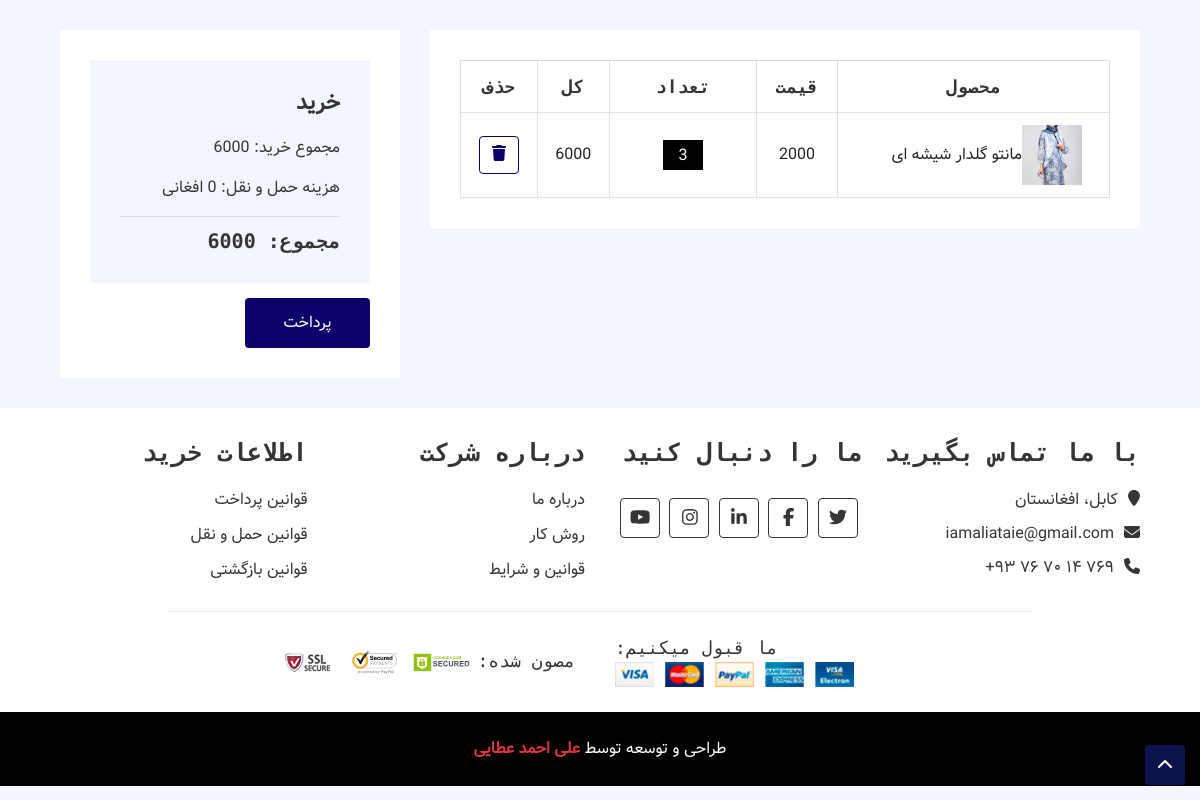
Page /open-order (signed in) on the committed database.
### novinfajr_order/models.py (models this page shows, shortened)
class OrderDetail(models.Model):
    order = models.ForeignKey(Order, on_delete=models.CASCADE)
    product = models.ForeignKey(Product, on_delete=models.CASCADE)
    price = models.IntegerField()
    count = models.IntegerField()
    def get_total(self):
        return self.price * self.count

class Order(models.Model):
    owner = models.ForeignKey(User, on_delete=models.CASCADE ,verbose_name='سفارش دهنده')
    payment_date = models.DateTimeField(auto_now=True, blank=True, verbose_name='تاریخ پرداخت')
    is_paid = models.BooleanField(default=False, verbose_name='پرداخت شده/پرداخت نشده')
    def get_order_total(self):
        amount = 0
        for detail in self.orderdetail_set.all():
            amount += detail.price * detail.count
        return amount

### novinfajr_products/models.py (models this page shows, shortened)
class Product(models.Model):
    title = models.CharField(max_length=150, verbose_name='نام کالا')
    description = RichTextUploadingField(null=True)
    price = models.DecimalField(max_digits=10, decimal_places=2, verbose_name='قیمت')
    image = models.ImageField(upload_to=upload_path, verbose_name='تصویر')
    category = models.ForeignKey(ProductCategory, null=True, on_delete=models.CASCADE)
    class Meta:
        verbose_name = 'محصول'
        verbose_name_plural = 'محصولات'
    objects = ProductManager()
    def get_absolute_url(self):
        return f'/product/{self.id}/{self.title.replace(" ", "-")}'

### novinfajr_order/views.py (the view)
# urls.py: path('open-order', user_open_order, name='cart'),
@login_required(login_url='/login')
def user_open_order(request):
    context = {
        'order': None ,
        'orderdetail': None,
        'page_title': 'سبد خرید'
    }
    order = Order.objects.filter(owner_id=request.user.id, is_paid=False).first()
    if order is None:
        return render(request, 'orders/order_detail.html', context)
    order_detail = order.orderdetail_set.all()
    if order_detail.count() == 0:
        return render(request, 'orders/order_detail.html', context)
    order_detail_count = order.orderdetail_set.all().count()
    print(order_detail_count)
    context['order'] = order
    context['orderdetail'] = order_detail
    return render(request, 'orders/order_detail.html', context)

### novinfajr_order/templates/orders/order_detail.html (shortened to what this page needs)
{% extends 'shared/_MainLayout.html' %}
{% load static %}
{% block content %}
<div class="cart-page">
    <div class="container-fluid">
        <div class="row">
            <div class="col-lg-8">
                <div class="cart-page-inner">
                    {% if orderdetail is None %}
                    <p class="alert alert-warning">هیچ کالایی یافت نشد</p>
                    {% else %}
                    <div class="table-responsive">
                        <table class="table table-bordered">
                            <thead class="thead-dark">
                            <tr>
                                <th>محصول</th>
                                <th>قیمت</th>
                                <th>تعداد</th>
                                <th>کل</th>
                                <th>حذف</th>
                            </tr>
                            </thead>
                            <tbody class="align-middle">
                            {% for order in orderdetail %}
                            <tr>
                                <td>
                                    <div class="img">
                                        <a href="{{ order.product.get_absolute_url }}"><img src="{{ order.product.image.url }}" alt="Image"></a>
                                        <p>{{ order.product.title }}</p>
                                    </div>
                                </td>
                                <td>{{ order.price }}</td>
                                <td>
                                    <div class="qty">
                                        <input type="text" value="{{ order.count }}">
                                    </div>
                                </td>
                                <td>{{ order.get_total }}</td>
                                <td>
                                    <a class="btn" href="/remove-order/{{ order.id }}"><i class="fa fa-trash"></i></a>
                                </td>
                            </tr>
                            {% endfor %}
                            </tbody>
                        </table>
                    </div>
                    {% endif %}
                </div>
            </div>
            <div class="col-lg-4">
                <div class="cart-page-inner">
                    <div class="row">
                        <div class="col-md-12">
                            <div class="cart-summary">
                                <div class="cart-content">
                                    {% if orderdetail is None %}
                                    <h1>خرید</h1>
                                    <p> مجموع خرید: 0</p>
                                    <p>هزینه حمل و نقل: 0 افغانی</p>
                                    <h2>مجموع: 0</h2>
                                    {% else %}
                                    <h1>خرید</h1>
                                    <p> مجموع خرید: {{ order.get_order_total }}</p>
                                    <p>هزینه حمل و نقل: 0 افغانی</p>
                                    <h2>مجموع: {{ order.get_order_total }}</h2>
                                    {% endif %}
                                </div>
                                <div class="cart-btn">
                                    <form method="post" action="/checkout/{{ order.id }}">
                                        <button {% if orderdetail is None %}disabled{% endif %} >پرداخت</button>
                                    </form>
                                </div>
                            </div>
                        </div>
                    </div>
                </div>
            </div>
        </div>
    </div>
</div>
{% endblock %}

### assets/css/style.css (style rules this page uses)
body { color: #353535; font-family: 'Open Sans', sans-serif; font-weight: 400; background: #f3f6ff; }
a { color: #FF6F61; }
h1 { font-family: 'Source Code Pro', monospace; font-weight: 900; }
h2 { font-family: 'Source Code Pro', monospace; font-weight: 700; }
@media (min-width: 992px) { .container-fluid { padding-right: 60px; padding-left: 60px; } }
.btn { color: #FF6F61; background: #ffffff; border: 1px solid #FF6F61; }
.cart-page { position: relative; margin-top: 30px; }
.cart-page .cart-page-inner { padding: 30px; margin-bottom: 30px; background: #ffffff; }
.cart-page .table { width: 100%; text-align: center; margin-bottom: 0; }
.cart-page .table .thead-dark th { font-family: 'Source Code Pro', monospace; font-size: 18px; font-weight: 700; color: #353535; text-align: center; background: transparent; border-color: #dddddd; border-bottom: none; vertical-align: middle; }
.cart-page .table td { font-size: 16px; vertical-align: middle; }
.cart-page .table .img { display: flex; align-items: center; }
.cart-page .table .img img { max-width: 60px; max-height: 60px; margin-right: 15px; }
.cart-page .table .img p { display: inline-block; text-align: left; margin: 0; }
.cart-page .table .qty { display: inline-block; width: 100px; font-size: 0; }
.cart-page .table input { width: 40px; height: 30px; font-size: 16px; color: #ffffff; text-align: center; background: #000000; border: none; }
.cart-page .cart-summary { position: relative; width: 100%; }
.cart-page .cart-summary .cart-content { padding: 30px; background: #f3f6ff; }
.cart-page .cart-summary .cart-content h1 { font-size: 22px; margin-bottom: 20px; }
.cart-page .cart-summary .cart-content h2 { font-size: 20px; font-weight: 600; padding-top: 12px; border-top: 1px solid #dddddd; margin: 0; }
.cart-page .cart-summary .cart-btn button { margin-top: 15px; width: calc(50% - 15px); height: 50px; padding: 2px 10px; text-align: center; color: #ffffff; background: #FF6F61; border: none; border-radius: 4px; }

### assets/css/custom.css (style rules this page uses)
body, h1, .product-detail .product-content .title h2, .header-slider .header-slider-caption p { direction: rtl; text-align: right; font-family: 'Vazir', sans-serif !important; }
.nav, .nav .navbar, .bottom-bar .search button:hover, .bottom-bar .user .btn:hover, .btn:hover, .nav .dropdown-menu, .call-to-action, .category-nav .nav-item:hover .nav-link, .product-item:hover .product-title, .product-item:hover .product-price, .product-item .product-image .product-action a, .product .slick-prev:hover, .product .slick-next:hover, .newsletter, .newsletter .form button, .footer .social a:hover, .product .slick-prev:focus, .product .slick-next:focus, .btn-minus, .btn-plus, .cart-page .cart-summary .cart-btn button, .product-category { background: #0D006B !important; }
.bottom-bar .search input[type=text], .bottom-bar .user .btn, .product-item .product-image .product-action a:hover, .product .slick-prev, .product .slick-next, .footer .social a:hover, .product-detail .product-content .action a:first-child, .btn-group-vertical>.btn, .btn-group>.btn, .cart-page .cart-summary .cart-btn button:first-child, .btn { border-color: #0D006B !important; }
.bottom-bar .search button, .bottom-bar .user .btn, .bottom-bar .user .btn span, .btn, .normal-slider .slick-dots li.slick-active button:before, .product-item:hover .product-price .btn, .product .section-header, .footer .footer-widget ul li a:hover, .product-detail .product-content .price p, .btn-group .btn { color: #0D006B; }

### rows in the picture
OrderDetail: product.image (picture), product "مانتو گلدار شیشه ای", price "2000", count "3", get_total "6000"
Order: get_order_total "6000"
